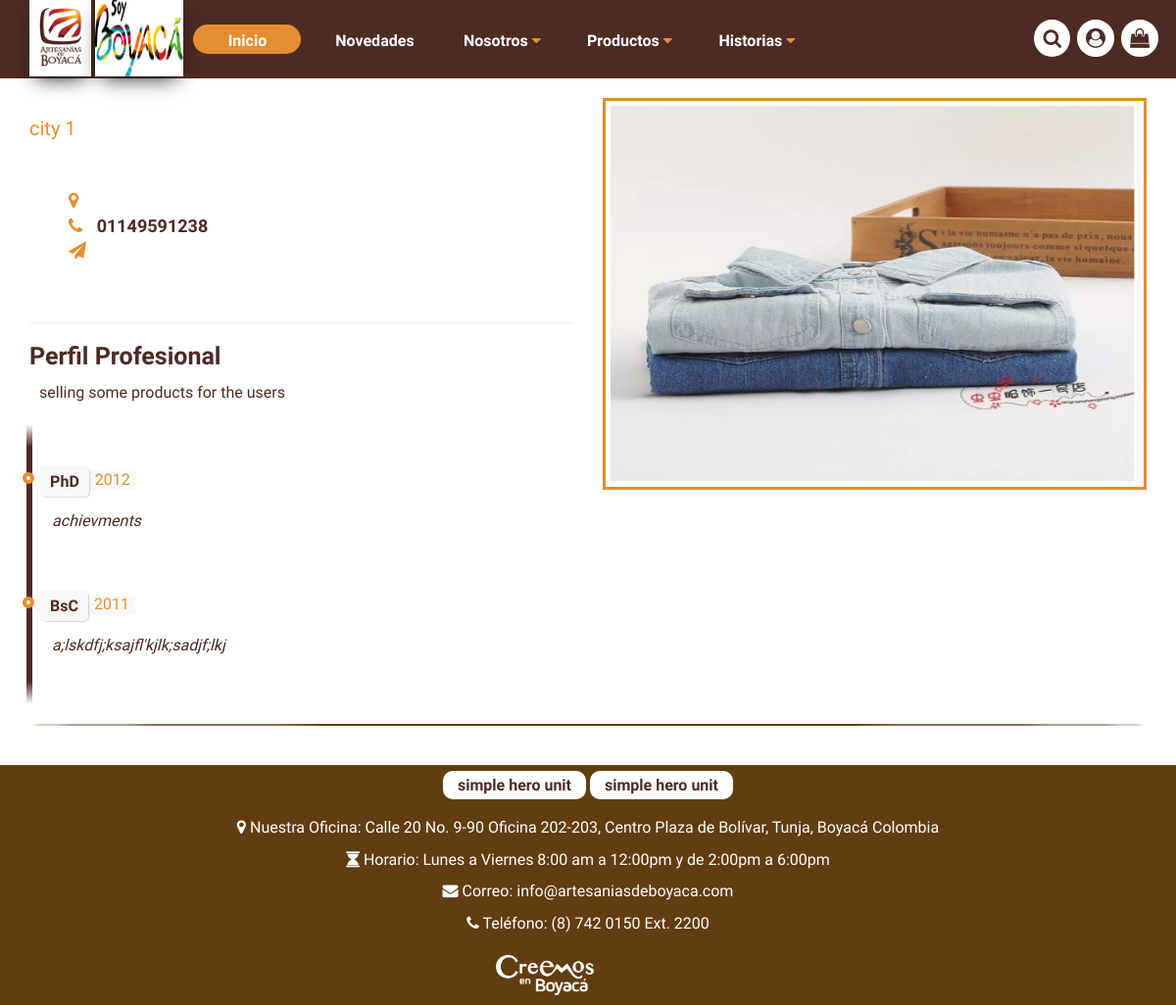
/stories/masters/, run on an earlier commit of the app's database.
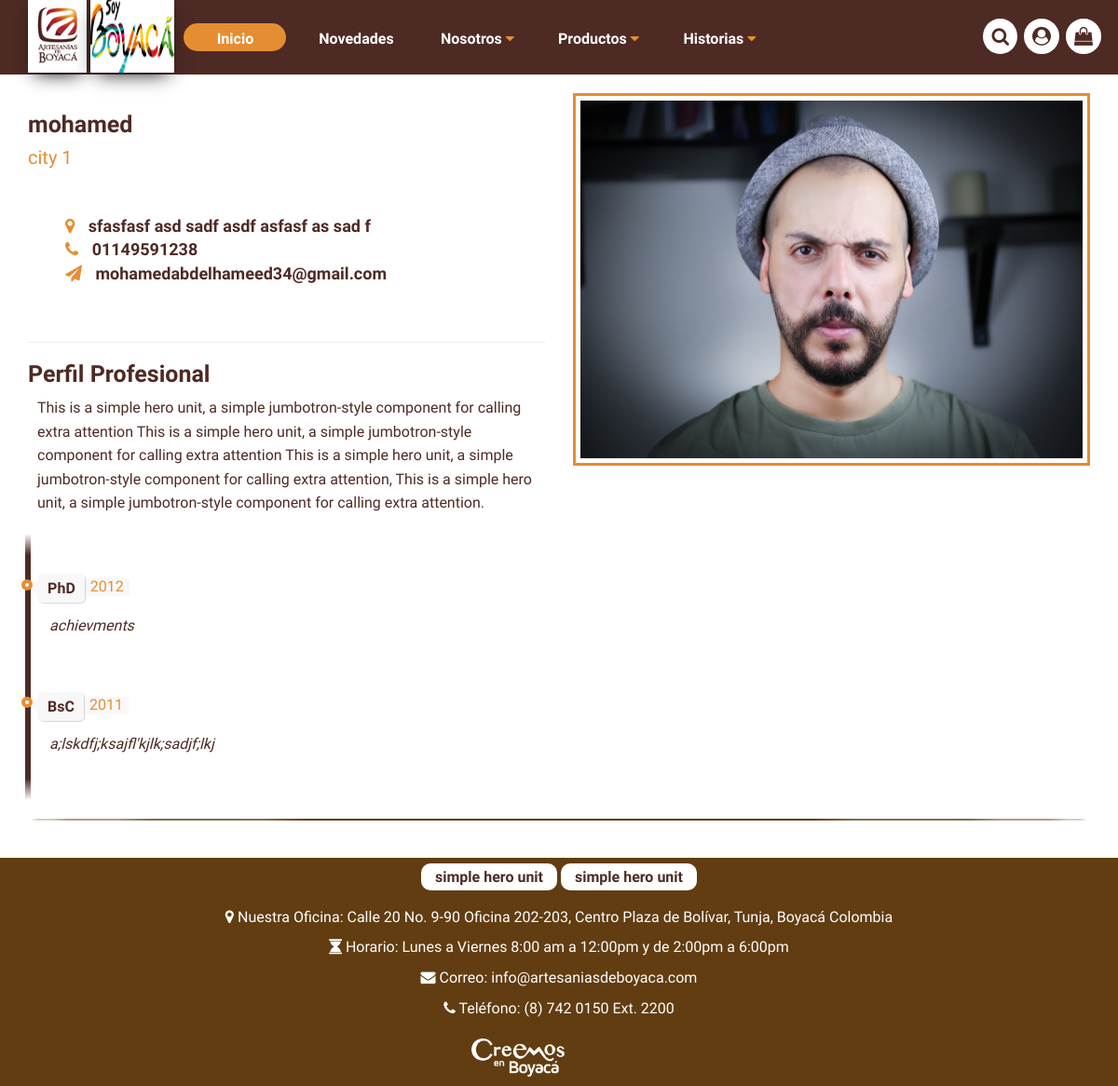
And on a later commit of the database.
### stories/models.py (models this page shows, shortened)
class ArtisanMaster(models.Model):
    seller = models.ForeignKey(Seller, on_delete=models.CASCADE, help_text=_("Seller"), verbose_name=_("Seller"))
    created_at = models.DateTimeField(auto_now_add=True, help_text=_("Created At"), verbose_name=_("Created At"))
    modified_at = models.DateTimeField(auto_now=True, help_text=_("Modified At"), verbose_name=_("Modified At"))
    class Meta:
        verbose_name = _("Artisan Master")
        verbose_name_plural = _("Artisan Masters")

class Achievement(models.Model):
    artisan_master = models.ForeignKey(ArtisanMaster, related_name="achievements", on_delete=models.CASCADE, help_text=_("Artisan Master"), verbose_name=_("Artisan Master"))
    title = models.CharField(max_length=50, help_text=_("Title"), verbose_name=_("Title"))
    year = models.IntegerField(help_text=_("Year"), verbose_name=_("Year"))
    details = models.TextField(help_text=_("Details"), verbose_name=_("Details"))
    created_at = models.DateTimeField(auto_now_add=True, help_text=_("Created At"), verbose_name=_("Created At"))
    modified_at = models.DateTimeField(auto_now=True, help_text=_("Modified At"), verbose_name=_("Modified At"))
    class Meta:
        verbose_name = _("Achievement")
        verbose_name_plural = _("Achievements")

### userprofile/models.py (models this page shows, shortened)
class Seller(Model):
    user = models.OneToOneField(User, on_delete=models.CASCADE, help_text=_("User"), verbose_name=_("User"))
    name = models.CharField(max_length=50, help_text=_("Name"), verbose_name=_("Name"))
    longitude = models.DecimalField(max_digits=9, decimal_places=6, null=True, blank=True, help_text=_("Longitude"), verbose_name=_("Longitude"))
    latitude = models.DecimalField(max_digits=9, decimal_places=6, null=True, blank=True, help_text=_("Latitude"), verbose_name=_("Latitude"))
    city = models.ForeignKey(City, on_delete=models.SET_NULL, null=True, blank=True, help_text=_("City"), verbose_name=_("City"))
    address = models.TextField(help_text=_("Address"), verbose_name=_("Address"))
    avatar = models.ImageField(help_text=_("Avatar"), verbose_name=_("Avatar"))
    description = models.TextField(help_text=_("Description"), verbose_name=_("Description"))
    rate = models.FloatField(default=0.0, help_text=_("Rate"), verbose_name=_("Rate"))
    number_of_rates = models.IntegerField(default='0', help_text=_("Number"), verbose_name=_("Number"))
    phone_number = models.CharField(max_length=20, help_text=_("Phone Number"), verbose_name=_("Phone Number"))
    created_at = models.DateTimeField(auto_now_add=True, help_text=_("Created At"), verbose_name=_("Created At"))
    modified_at = models.DateTimeField(auto_now=True, help_text=_("Modified At"), verbose_name=_("Modified At"))
    class Meta:
        verbose_name = _("Seller")
        verbose_name_plural = _("Sellers")

class City(models.Model):
    name = models.CharField(max_length=50)
    class Meta:
        verbose_name = _("City")
        verbose_name_plural = _("Cities")

### stories/views.py (the view)
# urls.py: path('masters/', masters_view, name='masters'),
def masters_view(request):
    masters = ArtisanMaster.objects.all()
    categories = Category.objects.all()
    context = {
        'categories': categories,
        'masters': masters,
    }
    return render(request, 'stories/artisan_master.html', context)

### stories/templates/stories/artisan_master.html (shortened to what this page needs)
{% extends 'start/base.html' %}
{% load static %}
{% block extrainhead %}
<link rel="stylesheet" href={% static "/start/css/style-pages.css" %}>
{% endblock %}
{%block content%}
    <div class="page-maestros">
        <div class="container">
            <div class="maestros">
                {% for master in masters %}
                <div class="row">
                    <div class="col-md-6">
                        <div class="text-master">
                            <h3>{{master.seller.name}}</h3>
                            <h5>{{master.seller.city.name}}</h5>
                            <ul class="list-unstyled icons-master">
                                <li><i class="fa fa-map-marker"></i> {{master.seller.address}}</li>
                                <li><i class="fa fa-phone"></i> {{master.seller.phone_number}}</li>
                                <li><i class="fa fa-send"></i> {{master.seller.user.email}}</li>
                            </ul>
                            <hr>
                            <div class="perfil">
                                <h3>Perfil Profesional</h3>
                                <p>
                                   {{master.seller.description}}
                                </p>
                                <ul class="timeline">
                                    {% for achieve in master.achievements.all %}
                                    <li>
                                        <div class="direction-r">
                                            <div class="flag-wrapper">
                                                <span class="flag">{{achieve.title}}</span>
                                                <span class="time-wrapper"><span class="time">{{achieve.year}}</span></span>
                                            </div>
                                            <div class="desc">{{achieve.details}}</div>
                                        </div>
                                    </li>
                                    {% endfor %}
                                </ul>
                            </div>
                        </div>
                    </div>
                    <div class="col-md-6">
                        <div class="image-master">
                            <img class="img-responsive" src={{master.seller.avatar.url}} alt="">
                        </div>
                    </div>
                </div>
                <hr>
                {% endfor %}
            </div>
        </div>
    </div>
{%endblock%}

### start/templates/start/base.html (shortened to what this page needs)
<!DOCTYPE html>
{% load static %}
<html  lang="es">
<head>
    <link rel="stylesheet" href={% static "/start/css/bootstrap.min.css" %}>
    <link rel="stylesheet" href={% static "/start/css/font-awesome.min.css" %}>
    <link rel="stylesheet" href={% static "/start/css/anmation.css"%}>
    <link rel="stylesheet" href={% static "/start/css/skitter.css"%}>
    <link rel="stylesheet" href={% static "/start/css/normlize.css"%}>
    <link rel="stylesheet" href={% static "/start/css/hover.css"%}>
    <link rel="stylesheet" href={% static "/start/css/style.css"%}>
    {% block extrainhead %}
    {% endblock %}
</head>
<body>
    <nav class="navbar navbar-inverse navbar-fixed-top" role="navigation">
        <div class="container">
            <div class="navbar-header">
                <a href="index.html">
                    <img class="navbar-logo left-logo" src={% static "/start/img/LOGOS GOBER-05.png" %} alt="">
                    <img class="navbar-logo right-logo" src={% static "/start/img/LOGOS GOBER-12.png" %} alt="">
                </a>
            </div>
             <ul class="nav navbar-nav">
                <li class="active"><a href="{% url 'start:index' %}">Inicio</a></li>
                <li><a href="{% url 'news:posts' %}">Novedades</a></li>
                <li class="dropdown">
                    <a href="#">Nosotros <i class="fa fa-caret-down"></i></a>
                </li>
                <li class="dropdown">
                    <a href="#">Productos <i class="fa fa-caret-down"></i></a>
                </li>
                <li class="dropdown">
                    <a href="#">Historias <i class="fa fa-caret-down"></i></a>
                </li>
            </ul>
            <ul class="nav navbar-nav navbar-right">
                <a href="javascript:void(0);"> <i id="search_show" class="fa fa-search" aria-hidden="true"></i></a>
                <a href="javascript:void(0);"> <i id="login_show" class="fa fa-user-circle" aria-hidden="true"></i></a>
                <a href="card.html"> <i class="fa fa-shopping-bag" aria-hidden="true"></i></a>
            </ul>
        </div>
    </nav>
   {% block content %}{% endblock %}
    <footer class="text-center">
        <div class="container">
            <a class="btn-footer" href="#">simple hero unit</a>
            <a class="btn-footer" href="#">simple hero unit</a>
            <div class="text-footer">
                <div class="links-footer">
                    <p><i class="fa fa-map-marker"></i> Nuestra Oficina: Calle 20 No. 9-90 Oficina 202-203, Centro Plaza de Bolívar, Tunja, Boyacá Colombia</p>
                    <p><i class="fa fa-hourglass"></i> Horario: Lunes a Viernes 8:00 am a 12:00pm y de 2:00pm a 6:00pm</p>
                    <p><i class="fa fa-envelope"></i> Correo: info@artesaniasdeboyaca.com</p>
                    <p><i class="fa fa-phone"></i> Teléfono: (8) 742 0150 Ext. 2200</p>
                </div>
            </div>
            <div class="item-brand">
                <img src={% static "/start/img/LOGOS GOBER-11white.png" %} alt="">
            </div>
        </div>
    </footer>
</body>
</html>

### start/static/start/css/normlize.css (style rules this page uses)
html { line-height: 1.15; -ms-text-size-adjust: 100%; -webkit-text-size-adjust: 100%; }
body { margin: 0; }
article, aside, footer, header, nav, section { display: block; }
hr { box-sizing: content-box; height: 0; overflow: visible; }
a { background-color: transparent; -webkit-text-decoration-skip: objects; }
img { border-style: none; }

### start/static/start/css/style.css (style rules this page uses)
body { margin: 0; padding: 0; font-size: 16px; background: url(../img/Artboard.png); background-color: #fff; color: #4e2a24; font-family: 'Exo', sans-serif; }
a, a:hover { text-decoration: none; color: #4e2a24; cursor: pointer; }
.navbar-inverse { height: 80px; background-color: #4e2a24; border: none; padding: 25px 0; }
.navbar-inverse .navbar-header { margin-top: -15px; }
.navbar-inverse .navbar-logo { margin: -2px 10px; background-color: #fff; padding: 10px; }
.navbar-inverse .left-logo { height: 100px; margin-top: -21px; box-shadow: 0px 8px 20px -7px #111 }
.navbar-inverse .right-logo { position: absolute; height: 100px; width: 200px; right: 55px; top: -8px; box-shadow: 0px 8px 20px -7px #111; padding: 20px; }
ul.nav.navbar-nav { margin-left: 60px; }
.navbar-inverse .navbar-nav>li>a { color: #fff; width: 110px; height: 30px; text-align: center; border-radius: 15px; font-size: 16px; font-weight: 600; padding: 7px; margin: 0 10px; transition: all .5s; }
.navbar-inverse .navbar-nav>li>a i { color: #e58e31; }
.navbar-inverse .navbar-nav>.active>a, .navbar-inverse .navbar-nav>.active>a:focus, .navbar-inverse .navbar-nav>.active>a:hover, .navbar-inverse .navbar-nav>.open>a, .navbar-inverse .navbar-nav>.open>a:focus, .navbar-inverse .navbar-nav>.open>a:hover { background-color: #e58e31; color: #fff; }
.dropdown { position: relative; display: inline-block; }
ul.nav.navbar-nav.navbar-right a i { color: #4e2a24; background-color: #fff; padding: 7px; border: 2px solid #fff; border-radius: 50%; font-size: 20px; margin-top: -5px; margin-right: 15px; cursor: pointer; }
footer { background-color: #613d11; padding: 10px; }
footer a.btn-footer { background-color: #fff; padding: 5px 60px; border-radius: 10px; font-weight: 600; transform: all .5s; }
footer .text-footer { margin: 20px 0 20px 0; }
footer .text-footer p { color: #fff; }
footer .item-brand img { width: 100px; margin: 0 20px; transform: all .5s; cursor: pointer; }
@media (max-width: 1700px) { footer a.btn-footer { padding: 5px 15px; } }
@media (max-width: 1700px) { .navbar-inverse .right-logo { position: static; height: 60px; width: 90px; padding: 0; } }
@media (max-width: 1700px) { .navbar-inverse .navbar-logo { margin: -12px 0px; height: 80px; } }
@media (max-width: 1700px) { ul.nav.navbar-nav { margin-left: 0; } }
@media (max-width: 1700px) { ul.nav.navbar-nav.navbar-right a i { margin-right: 3px; } }

What changed in the data, as far as the page shows it:
changed through a linked row, ArtisanMaster "city 1": seller.name (not shown) → "mohamed"; seller.address (not shown) → "sfasfasf asd sadf asdf asfasf as sad f"; seller.user.email (not shown) → "mohamedabdelhameed34@gmail.com"; seller.description "selling some products for the users" → "This is a simple hero unit, a simple jumbotron-style component for calling extra attention This is a simple hero unit, a simple jumbotron-style component for calling extra attention This is a simple hero unit, a simple jumbotron-style component for calling extra attention, This is a simple hero unit, a simple jumbotron-style component for calling extra attention."; seller.avatar: a different picture
